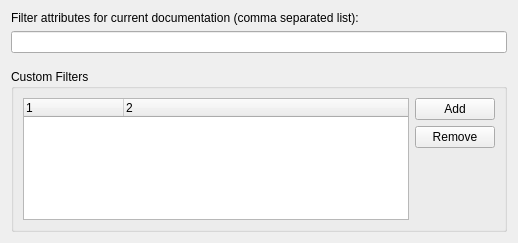
<?xml version="1.0" encoding="UTF-8"?>
<ui version="4.0">
 <class>FilterPage</class>
 <widget class="QWidget" name="FilterPage">
  <property name="geometry">
   <rect>
    <x>0</x>
    <y>0</y>
    <width>518</width>
    <height>243</height>
   </rect>
  </property>
  <property name="windowTitle">
   <string>Form</string>
  </property>
  <layout class="QGridLayout">
   <item row="1" column="0">
    <widget class="QLabel" name="label">
     <property name="text">
      <string>Filter attributes for current documentation (comma separated list):</string>
     </property>
    </widget>
   </item>
   <item row="2" column="0">
    <widget class="QLineEdit" name="filterLineEdit"/>
   </item>
   <item row="4" column="0">
    <widget class="QGroupBox" name="groupBox">
     <property name="title">
      <string>Custom Filters</string>
     </property>
     <layout class="QGridLayout">
      <item row="0" column="0" rowspan="3">
       <widget class="QTreeWidget" name="customFilterWidget">
        <property name="columnCount">
         <number>2</number>
        </property>
        <column>
         <property name="text">
          <string>1</string>
         </property>
        </column>
        <column>
         <property name="text">
          <string>2</string>
         </property>
        </column>
       </widget>
      </item>
      <item row="0" column="1">
       <widget class="QPushButton" name="addButton">
        <property name="text">
         <string>Add</string>
        </property>
       </widget>
      </item>
      <item row="1" column="1">
       <widget class="QPushButton" name="removeButton">
        <property name="text">
         <string>Remove</string>
        </property>
       </widget>
      </item>
      <item row="2" column="1">
       <spacer>
        <property name="orientation">
         <enum>Qt::Orientation::Vertical</enum>
        </property>
        <property name="sizeHint" stdset="0">
         <size>
          <width>20</width>
          <height>40</height>
         </size>
        </property>
       </spacer>
      </item>
     </layout>
    </widget>
   </item>
   <item row="0" column="0">
    <spacer>
     <property name="orientation">
      <enum>Qt::Orientation::Vertical</enum>
     </property>
     <property name="sizeHint" stdset="0">
      <size>
       <width>20</width>
       <height>40</height>
      </size>
     </property>
    </spacer>
   </item>
   <item row="5" column="0">
    <spacer>
     <property name="orientation">
      <enum>Qt::Orientation::Vertical</enum>
     </property>
     <property name="sizeHint" stdset="0">
      <size>
       <width>20</width>
       <height>40</height>
      </size>
     </property>
    </spacer>
   </item>
   <item row="3" column="0">
    <spacer>
     <property name="orientation">
      <enum>Qt::Orientation::Vertical</enum>
     </property>
     <property name="sizeType">
      <enum>QSizePolicy::Policy::Fixed</enum>
     </property>
     <property name="sizeHint" stdset="0">
      <size>
       <width>20</width>
       <height>10</height>
      </size>
     </property>
    </spacer>
   </item>
  </layout>
 </widget>
 <resources/>
 <connections/>
</ui>
